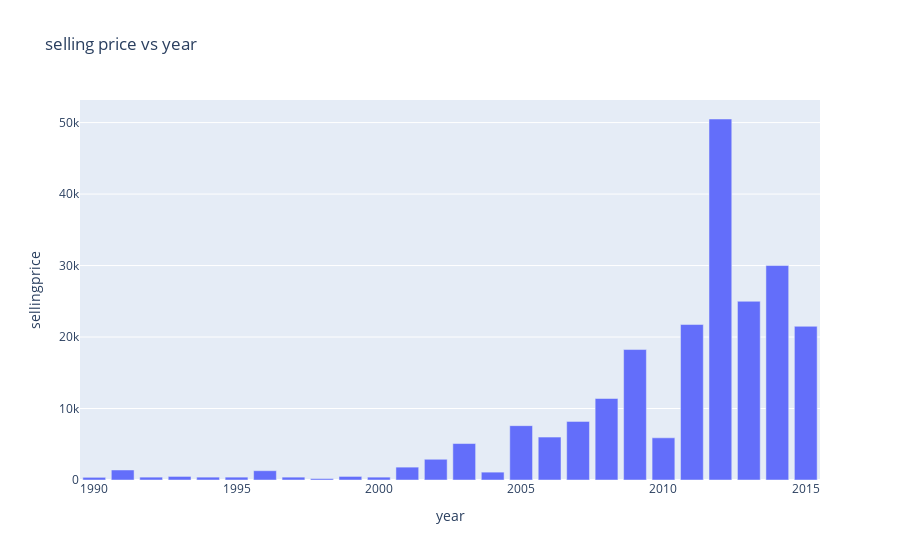

Notebook cell for this chart:
### Code cell
px.bar(year_df, x= 'year', y = 'sellingprice',  title='selling price vs year')

### Figure 1 — Plotly figure (JSON) as saved in the notebook; plotly's stock layout.template omitted (floating-point values rounded to 4 significant figures)
{"data": [{"alignmentgroup": "True", "hovertemplate": "year=%{x}<br>sellingprice=%{y}<extra></extra>", "legendgroup": "", "marker": {"color": "#636efa", "pattern": {"shape": ""}}, "name": "", "offsetgroup": "", "orientation": "v", "showlegend": false, "textposition": "auto", "type": "bar", "x": [1990, 1991, 1992, 1993, 1994, 1995, 1996, 1997, 1998, 1999, 2000, 2001, 2002, 2003, 2004, 2005, 2006, 2007, 2008, 2009, 2010, 2011, 2012, 2013, 2014, 2015], "xaxis": "x", "y": [375, 1400, 400, 500, 400, 400, 1300, 400, 200, 500, 400, 1800, 2900, 5100, 1100, 7600, 6000, 8200, 11400, 18250, 5900, 21750, 50500, 25000, 30000, 21500], "yaxis": "y"}], "layout": {"barmode": "relative", "legend": {"tracegroupgap": 0}, "title": {"text": "selling price vs year"}, "xaxis": {"anchor": "y", "domain": [0, 1], "title": {"text": "year"}}, "yaxis": {"anchor": "x", "domain": [0, 1], "title": {"text": "sellingprice"}}}}
